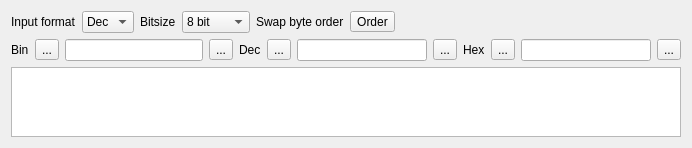
<?xml version="1.0" encoding="UTF-8"?>
<ui version="4.0">
 <class>NumbersBar</class>
 <widget class="QWidget" name="NumbersBar">
  <property name="geometry">
   <rect>
    <x>0</x>
    <y>0</y>
    <width>692</width>
    <height>147</height>
   </rect>
  </property>
  <property name="sizePolicy">
   <sizepolicy hsizetype="Preferred" vsizetype="Maximum">
    <horstretch>0</horstretch>
    <verstretch>0</verstretch>
   </sizepolicy>
  </property>
  <property name="windowTitle">
   <string>Number Formats</string>
  </property>
  <layout class="QVBoxLayout" name="verticalLayout">
   <item>
    <layout class="QHBoxLayout" name="horizontalLayout_2">
     <item>
      <widget class="QLabel" name="label">
       <property name="text">
        <string>Input format</string>
       </property>
      </widget>
     </item>
     <item>
      <widget class="QComboBox" name="cbTypeIn">
       <item>
        <property name="text">
         <string>Dec</string>
        </property>
       </item>
       <item>
        <property name="text">
         <string>Hex</string>
        </property>
       </item>
       <item>
        <property name="text">
         <string>Bin</string>
        </property>
       </item>
      </widget>
     </item>
     <item>
      <widget class="QLabel" name="label_5">
       <property name="text">
        <string>Bitsize</string>
       </property>
      </widget>
     </item>
     <item>
      <widget class="QComboBox" name="cbSizeIn">
       <item>
        <property name="text">
         <string>8 bit</string>
        </property>
       </item>
       <item>
        <property name="text">
         <string>16 bit</string>
        </property>
       </item>
       <item>
        <property name="text">
         <string>32 bit</string>
        </property>
       </item>
       <item>
        <property name="text">
         <string>64 bit</string>
        </property>
       </item>
       <item>
        <property name="text">
         <string>128 bit</string>
        </property>
       </item>
      </widget>
     </item>
     <item>
      <widget class="QLabel" name="label_6">
       <property name="text">
        <string>Swap byte order</string>
       </property>
      </widget>
     </item>
     <item>
      <widget class="QToolButton" name="tbOrder">
       <property name="sizePolicy">
        <sizepolicy hsizetype="Preferred" vsizetype="Fixed">
         <horstretch>0</horstretch>
         <verstretch>0</verstretch>
        </sizepolicy>
       </property>
       <property name="text">
        <string>Order</string>
       </property>
      </widget>
     </item>
     <item>
      <spacer name="horizontalSpacer">
       <property name="orientation">
        <enum>Qt::Horizontal</enum>
       </property>
       <property name="sizeHint" stdset="0">
        <size>
         <width>40</width>
         <height>20</height>
        </size>
       </property>
      </spacer>
     </item>
    </layout>
   </item>
   <item>
    <layout class="QHBoxLayout" name="horizontalLayout">
     <item>
      <widget class="QLabel" name="label_4">
       <property name="text">
        <string>Bin</string>
       </property>
      </widget>
     </item>
     <item>
      <widget class="QToolButton" name="tbBinIn">
       <property name="text">
        <string>...</string>
       </property>
       <property name="icon">
        <iconset resource="application.qrc">
         <normaloff>:/images/folding.png</normaloff>:/images/folding.png</iconset>
       </property>
      </widget>
     </item>
     <item>
      <widget class="QLineEdit" name="leBin">
       <property name="maxLength">
        <number>64</number>
       </property>
      </widget>
     </item>
     <item>
      <widget class="QToolButton" name="tbBinOut">
       <property name="text">
        <string>...</string>
       </property>
       <property name="icon">
        <iconset resource="application.qrc">
         <normaloff>:/images/folding-contract.png</normaloff>:/images/folding-contract.png</iconset>
       </property>
      </widget>
     </item>
     <item>
      <widget class="QLabel" name="label_2">
       <property name="text">
        <string>Dec</string>
       </property>
      </widget>
     </item>
     <item>
      <widget class="QToolButton" name="tbDecIn">
       <property name="text">
        <string>...</string>
       </property>
       <property name="icon">
        <iconset resource="application.qrc">
         <normaloff>:/images/folding.png</normaloff>:/images/folding.png</iconset>
       </property>
      </widget>
     </item>
     <item>
      <widget class="QLineEdit" name="leDec">
       <property name="sizePolicy">
        <sizepolicy hsizetype="Preferred" vsizetype="Fixed">
         <horstretch>0</horstretch>
         <verstretch>0</verstretch>
        </sizepolicy>
       </property>
       <property name="minimumSize">
        <size>
         <width>130</width>
         <height>0</height>
        </size>
       </property>
       <property name="maximumSize">
        <size>
         <width>130</width>
         <height>16777215</height>
        </size>
       </property>
       <property name="maxLength">
        <number>22</number>
       </property>
      </widget>
     </item>
     <item>
      <widget class="QToolButton" name="tbDecOut">
       <property name="text">
        <string>...</string>
       </property>
       <property name="icon">
        <iconset resource="application.qrc">
         <normaloff>:/images/folding-contract.png</normaloff>:/images/folding-contract.png</iconset>
       </property>
      </widget>
     </item>
     <item>
      <widget class="QLabel" name="label_3">
       <property name="text">
        <string>Hex</string>
       </property>
      </widget>
     </item>
     <item>
      <widget class="QToolButton" name="tbHexIn">
       <property name="text">
        <string>...</string>
       </property>
       <property name="icon">
        <iconset resource="application.qrc">
         <normaloff>:/images/folding.png</normaloff>:/images/folding.png</iconset>
       </property>
      </widget>
     </item>
     <item>
      <widget class="QLineEdit" name="leHex">
       <property name="sizePolicy">
        <sizepolicy hsizetype="Preferred" vsizetype="Fixed">
         <horstretch>0</horstretch>
         <verstretch>0</verstretch>
        </sizepolicy>
       </property>
       <property name="minimumSize">
        <size>
         <width>130</width>
         <height>0</height>
        </size>
       </property>
       <property name="maximumSize">
        <size>
         <width>130</width>
         <height>16777215</height>
        </size>
       </property>
       <property name="maxLength">
        <number>16</number>
       </property>
      </widget>
     </item>
     <item>
      <widget class="QToolButton" name="tbHexOut">
       <property name="text">
        <string>...</string>
       </property>
       <property name="icon">
        <iconset resource="application.qrc">
         <normaloff>:/images/folding-contract.png</normaloff>:/images/folding-contract.png</iconset>
       </property>
      </widget>
     </item>
    </layout>
   </item>
   <item>
    <widget class="QTableView" name="tvBin">
     <property name="sizePolicy">
      <sizepolicy hsizetype="Expanding" vsizetype="Maximum">
       <horstretch>0</horstretch>
       <verstretch>0</verstretch>
      </sizepolicy>
     </property>
     <property name="editTriggers">
      <set>QAbstractItemView::AllEditTriggers</set>
     </property>
     <property name="tabKeyNavigation">
      <bool>false</bool>
     </property>
     <property name="showDropIndicator" stdset="0">
      <bool>false</bool>
     </property>
     <property name="dragDropOverwriteMode">
      <bool>false</bool>
     </property>
     <property name="verticalScrollMode">
      <enum>QAbstractItemView::ScrollPerPixel</enum>
     </property>
     <property name="horizontalScrollMode">
      <enum>QAbstractItemView::ScrollPerPixel</enum>
     </property>
     <property name="showGrid">
      <bool>false</bool>
     </property>
     <property name="wordWrap">
      <bool>false</bool>
     </property>
     <property name="cornerButtonEnabled">
      <bool>false</bool>
     </property>
     <attribute name="horizontalHeaderDefaultSectionSize">
      <number>20</number>
     </attribute>
     <attribute name="horizontalHeaderMinimumSectionSize">
      <number>16</number>
     </attribute>
     <attribute name="verticalHeaderVisible">
      <bool>false</bool>
     </attribute>
     <attribute name="verticalHeaderDefaultSectionSize">
      <number>14</number>
     </attribute>
     <attribute name="verticalHeaderMinimumSectionSize">
      <number>14</number>
     </attribute>
     <attribute name="verticalHeaderVisible">
      <bool>false</bool>
     </attribute>
     <attribute name="verticalHeaderDefaultSectionSize">
      <number>14</number>
     </attribute>
     <attribute name="horizontalHeaderMinimumSectionSize">
      <number>16</number>
     </attribute>
     <attribute name="verticalHeaderMinimumSectionSize">
      <number>14</number>
     </attribute>
     <attribute name="horizontalHeaderDefaultSectionSize">
      <number>20</number>
     </attribute>
    </widget>
   </item>
  </layout>
 </widget>
 <resources>
  <include location="application.qrc"/>
 </resources>
 <connections/>
</ui>
